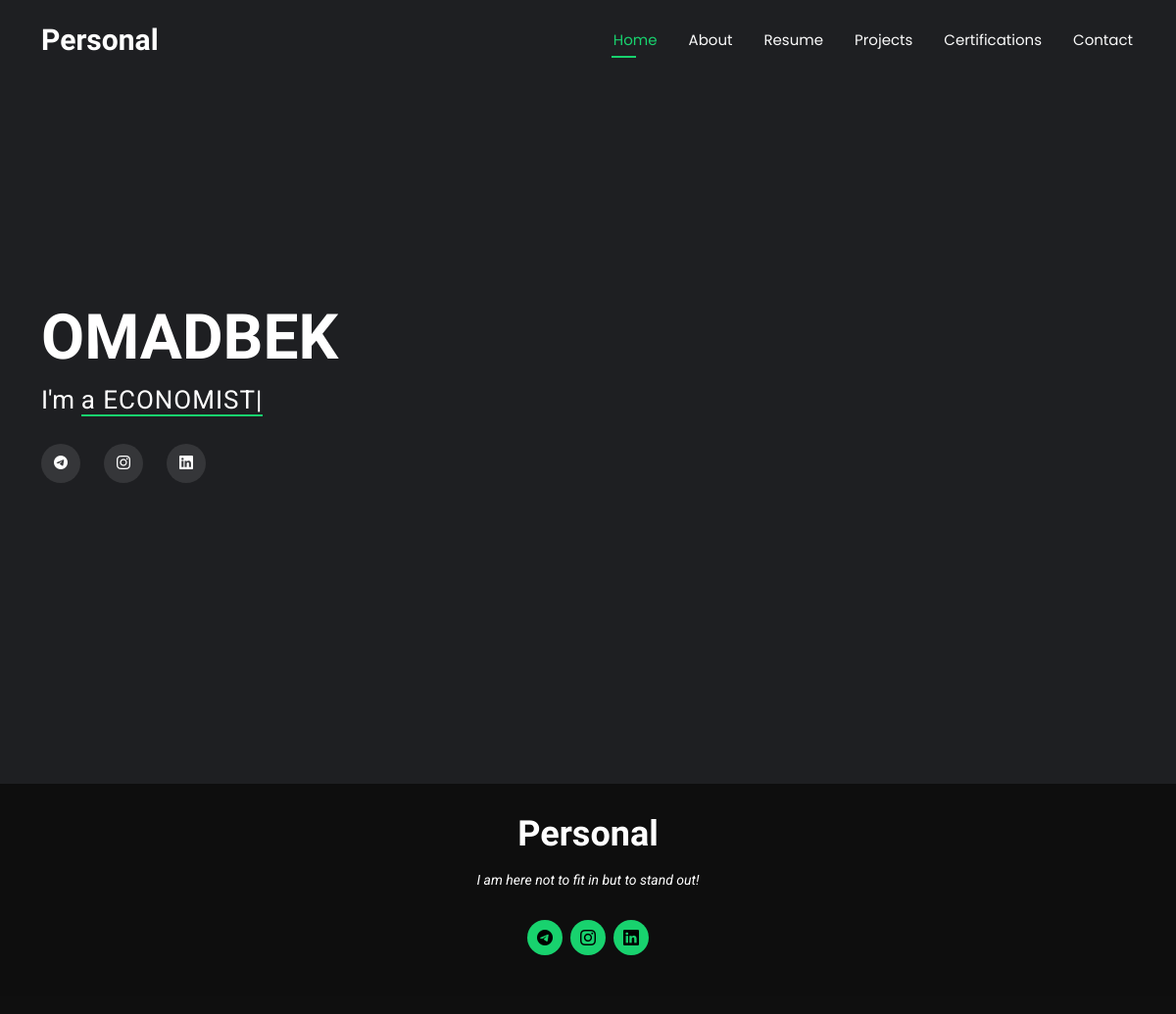
/, run on an earlier commit of the app's database.
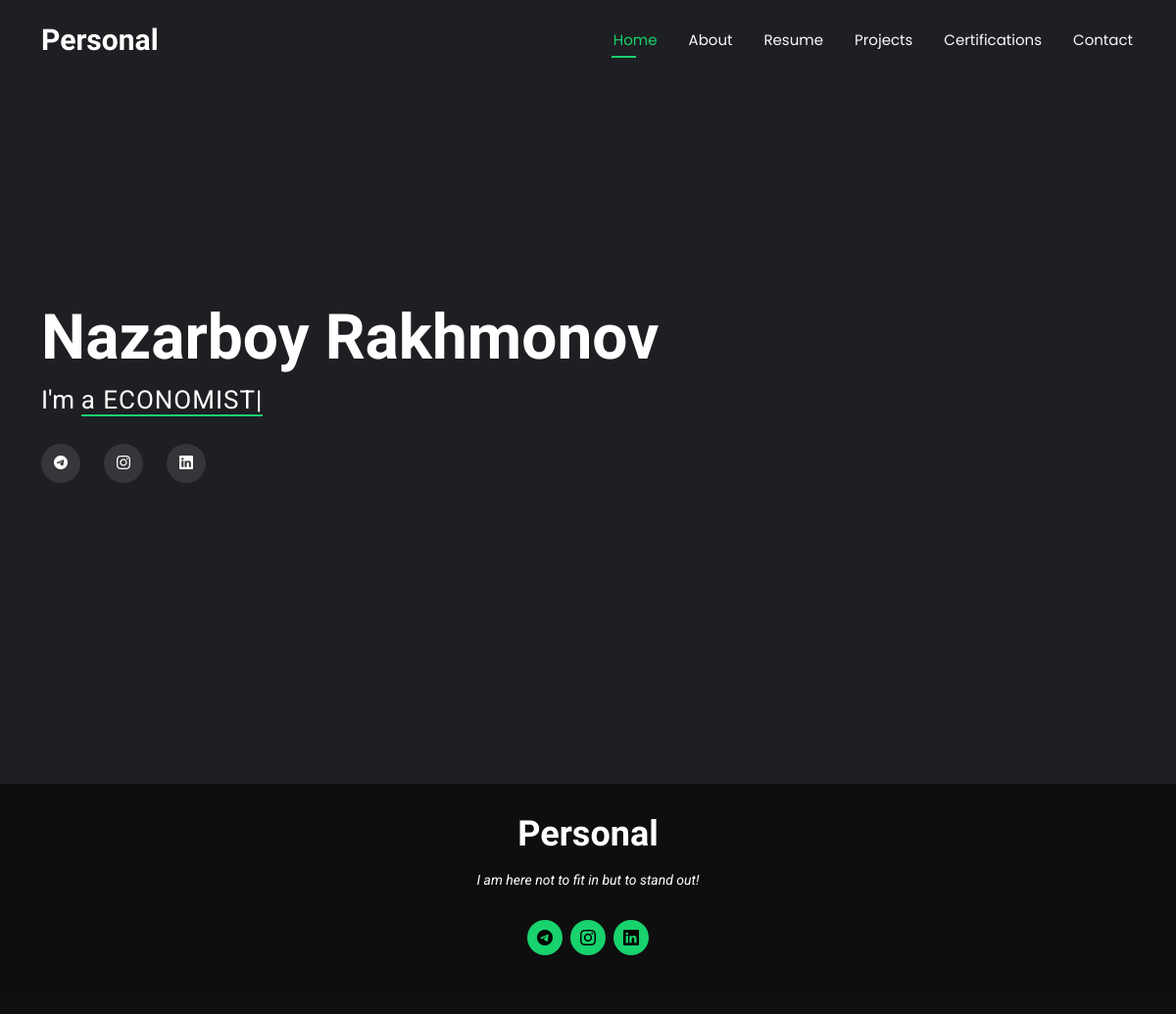
And on a later commit of the database.
### home/models.py (models this page shows, shortened)
class HomePageModel(models.Model):
    name = models.CharField(max_length=30)
    quote = models.TextField(null=True)
    image = models.ImageField(upload_to='home-image',
                              help_text="Image size should be 1920x1080 pixels. You can do it here: 👉https://imageresizer.com/👈")
    created_at = models.DateTimeField(auto_now_add=True)
    updated_at = models.DateTimeField(auto_now=True)
    class Meta:
        verbose_name = 'Home Page'
        verbose_name_plural = 'Home Pages'

class SocialMediaModel(models.Model):
    choices = (
        ('instagram', 'instagram'),
        ('telegram', 'telegram'),
        ('facebook', 'facebook'),
        ('linkedin', 'linkedin'),
    )
    social_media_app = models.CharField(max_length=11, choices=choices)
    social_media_url = models.URLField()
    person = models.ForeignKey(HomePageModel, on_delete=models.CASCADE, related_name='social_media_apps')
    created_at = models.DateTimeField(auto_now_add=True)
    updated_at = models.DateTimeField(auto_now=True)
    class Meta:
        verbose_name = 'Social Media App'
        verbose_name_plural = 'Social Media Apps'

### home/views.py (the view)
# urls.py: path('', HomeView.as_view(), name='home'),
class HomeView(TemplateView):
    template_name = 'index.html'
    def get_context_data(self, **kwargs):
        context = super().get_context_data(**kwargs)
        data = HomePageModel.objects.first()
        context['name'] = data.name
        context['titles'] = data.titles.all()
        context['first_title'] = context['titles'][0] if context['titles'] else "No one"
        context['quote'] = data.quote
        context['image'] = data.image
        context['social_media_apps'] = SocialMediaModel.objects.all()
        return context

### home/models.py (called while the page is built)
    def __str__(self):
        return self.title

### templates/index.html (shortened to what this page needs)
{% extends 'bases/base.html' %}
{% load static %}
{% block content %}
<main class="main">
    <section id="hero" class="hero section dark-background">
        <img src="{{image.url}}" alt="" data-aos="fade-in">
        <div class="container" data-aos="zoom-out" data-aos-delay="100">
            <h2>{{name}}</h2>
            <p>I'm <span class="typed"
                         data-typed-items="{% if titles %}{% for title in titles %}{{ title }}{% if not forloop.last %},{% endif %}{% endfor %}{% else %}No one{% endif %}">{{first_title}}</span></p>
            <div class="social-links">
                {% for media_app in social_media_apps %}
                <a href="{{media_app.social_media_url}}"><i class="bi bi-{{media_app.social_media_app}}"></i></a>
                {% endfor %}
            </div>
        </div>
    </section>
</main>
{% endblock %}

### templates/bases/base.html (shortened to what this page needs)
{% load static %}
<!DOCTYPE html>
<html lang="en">
<head>
    <link href="{% static 'vendor/bootstrap/css/bootstrap.min.css' %}" rel="stylesheet">
    <link href="{% static 'vendor/bootstrap-icons/bootstrap-icons.css' %}" rel="stylesheet">
    <link href="{% static 'vendor/aos/aos.css' %}" rel="stylesheet">
    <link href="{% static 'vendor/swiper/swiper-bundle.min.css' %}" rel="stylesheet">
    <link href="{% static 'vendor/glightbox/css/glightbox.min.css' %}" rel="stylesheet">
    <link href="{% static 'css/main.css' %}" rel="stylesheet">
</head>
<body class="{% if request.path == '/' %}index-page
{% elif request.path == '/resume/' %}resume-page
{% elif request.path == '/about/' %}about-page
{% elif request.path == '/contact/' %}contact-page
{% elif request.path == '/portfolio/' %}portfolio-page
{% elif request.path == '/portfolio/details/' %}portfolio-details-page
{% elif request.path == '/service/' %}services-page
{% elif request.path == '/service/details/' %}service-details-page
{% endif %}">
{% include 'bases/header.html' %}
{% block content %}{% endblock %}
{% include 'bases/footer.html' %}
</body>
</html>

### templates/bases/header.html (shortened to what this page needs)
{% load static %}
  <header id="header" class="header d-flex align-items-center fixed-top">
    <div class="container-fluid container-xl position-relative d-flex align-items-center justify-content-between">
      <a href="{% url 'home:home' %}" class="logo d-flex align-items-center">
        <h1 class="sitename">Personal</h1>
      </a>
      <nav id="navmenu" class="navmenu">
        <ul>
          <li><a href="{% url 'home:home' %}" class="{% if request.path == '/' %}active{% endif %}">Home</a></li>
          <li><a href="{% url 'home:about' %}" class="{% if request.path == '/about/' %}active{% endif %}">About</a></li>
          <li><a href="{% url 'resume:page' %}" class="{% if request.path == '/resume/' %}active{% endif %}">Resume</a></li>
          <li><a href="{% url 'projects:page' %}" class="{% if request.path == '/projects/' %}active{% endif %}">Projects</a></li>
          <li><a href="{% url 'certifications:page' %}" class="{% if request.path == '/certifications/' %}active{% endif %}">Certifications</a></li>
          <li><a href="{% url 'contact:send-message' %}" class="{% if request.path == '/contact/' %}active{% endif %}">Contact</a></li>
        </ul>
      </nav>
    </div>
  </header>

### templates/bases/footer.html
{% load static %}
<footer id="footer" class="footer dark-background">
    <div class="container">
        <h3 class="sitename">Personal</h3>
        <p>{{quote}}</p>
        <div class="social-links d-flex justify-content-center">
            {% for media_app in social_media_apps %}
            <a href="{{media_app.social_media_url}}"><i class="bi bi-{{media_app.social_media_app}}"></i></a>
            {% endfor %}
        </div>
    </div>
</footer>

### assets/css/main.css (style rules this page uses)
:root { --default-font: "Roboto", system-ui, -apple-system, "Segoe UI", Roboto, "Helvetica Neue", Arial, "Noto Sans", "Liberation Sans", sans-serif, "Apple Color Emoji", "Segoe UI Emoji", "Segoe UI Symbol", "Noto Color Emoji"; --heading-font: "Raleway", sans-serif; --nav-font: "Poppins", sans-serif; }
:root { --background-color: #000000; --default-color: #fafafa; --heading-color: #ffffff; --accent-color: #18d26e; --surface-color: #1a1a1a; --contrast-color: #000000; }
:root { --nav-color: #fafafa; --nav-hover-color: #18d26e; --nav-mobile-background-color: #1a1a1a; --nav-dropdown-background-color: #1a1a1a; --nav-dropdown-color: #fafafa; --nav-dropdown-hover-color: #18d26e; }
.dark-background { --background-color: rgba(15, 15, 15, 0.975); --default-color: #ffffff; --heading-color: #ffffff; --surface-color: #292929f9; --contrast-color: #000000; }
:root { scroll-behavior: smooth; }
body { color: var(--default-color); background-color: var(--background-color); font-family: var(--default-font); }
a { color: var(--accent-color); text-decoration: none; transition: 0.3s; }
h1, h2, h3, h4, h5, h6 { color: var(--heading-color); font-family: var(--heading-font); }
.header { --background-color: rgba(0, 0, 0, 0); color: var(--default-color); background-color: var(--background-color); padding: 15px 0; transition: all 0.5s; z-index: 997; }
.header .logo { line-height: 1; }
.header .logo h1 { font-size: 30px; margin: 0; font-weight: 700; color: var(--heading-color); }
@media (min-width: 1200px) { .navmenu { padding: 0; } }
@media (min-width: 1200px) { .navmenu ul { margin: 0; padding: 0; display: flex; list-style: none; align-items: center; } }
@media (min-width: 1200px) { .navmenu li { position: relative; } }
@media (min-width: 1200px) { .navmenu>ul>li { white-space: nowrap; padding: 15px 14px; } }
@media (min-width: 1200px) { .navmenu>ul>li:last-child { padding-right: 0; } }
@media (min-width: 1200px) { .navmenu a, .navmenu a:focus { color: var(--nav-color); font-size: 15px; padding: 0 2px; font-family: var(--nav-font); font-weight: 400; display: flex; align-items: center; justify-content: space-between; white-space: nowrap; transition: 0.3s; position: relative; } }
@media (min-width: 1200px) { .navmenu>ul>li>a:before { content: ""; position: absolute; height: 2px; bottom: -6px; left: 0; background-color: var(--nav-hover-color); visibility: hidden; width: 0px; transition: all 0.3s ease-in-out 0s; } }
@media (min-width: 1200px) { .navmenu a:hover:before, .navmenu li:hover>a:before, .navmenu .active:before { visibility: visible; width: 25px; } }
@media (min-width: 1200px) { .navmenu li:hover>a, .navmenu .active, .navmenu .active:focus { color: var(--nav-hover-color); } }
.footer { color: var(--default-color); background-color: var(--background-color); font-size: 14px; text-align: center; padding: 30px 0; position: relative; }
.footer h3 { font-size: 36px; font-weight: 700; position: relative; padding: 0; margin: 0 0 15px 0; }
.footer p { font-size: 15; font-style: italic; padding: 0; margin: 0 0 30px 0; }
.footer .social-links { margin: 0 0 30px 0; }
.footer .social-links a { font-size: 16px; display: flex; align-items: center; justify-content: center; background: var(--accent-color); color: var(--contrast-color); line-height: 1; margin: 0 4px; border-radius: 50%; text-align: center; width: 36px; height: 36px; transition: 0.3s; }
section, .section { color: var(--default-color); background-color: var(--background-color); padding: 60px 0; scroll-margin-top: 100px; overflow: clip; }
.hero { width: 100%; min-height: 100vh; position: relative; padding: 80px 0; display: flex; align-items: center; justify-content: center; }
.hero img { position: absolute; inset: 0; display: block; width: 100%; height: 100%; object-fit: cover; z-index: 1; }
.hero .container { position: relative; z-index: 3; }
.hero h2 { margin: 0; font-size: 64px; font-weight: 700; }
.hero p { margin: 5px 0 0 0; font-size: 26px; }
.hero p span { letter-spacing: 1px; border-bottom: 2px solid var(--accent-color); }
.hero .social-links { margin-top: 25px; }
.hero .social-links a { background-color: color-mix(in srgb, var(--default-color), transparent 90%); color: var(--default-color); font-size: 14px; width: 40px; height: 40px; border-radius: 50px; display: inline-flex; align-items: center; justify-content: center; margin-right: 20px; transition: 0.3s; }

What changed in the data, as far as the page shows it:
changed HomePageModel "I am here not to fit in but to stand out!": name "OMADBEK" → "Nazarboy Rakhmonov"
